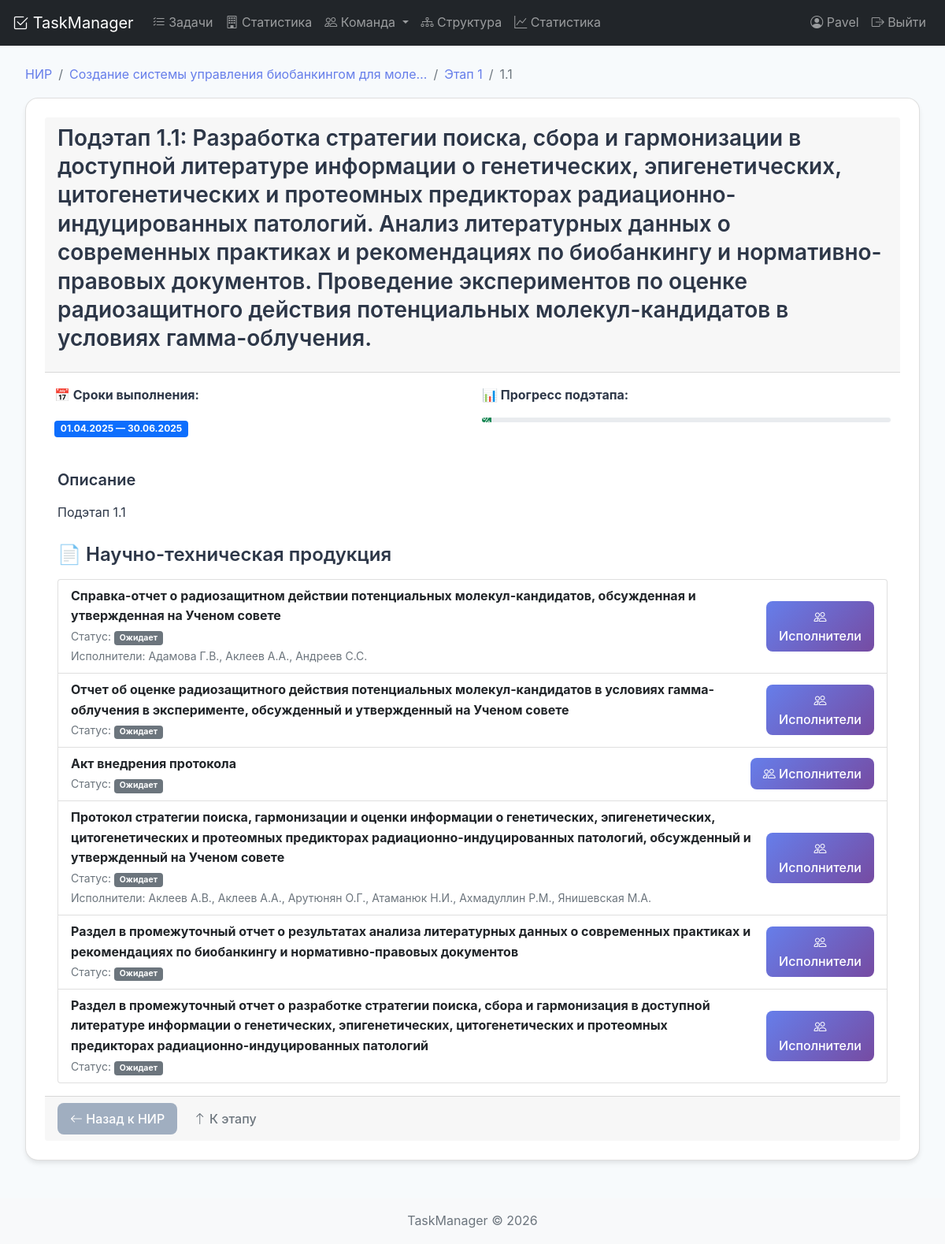
The page /research/substage/210/ (signed in) on the database as committed earlier.
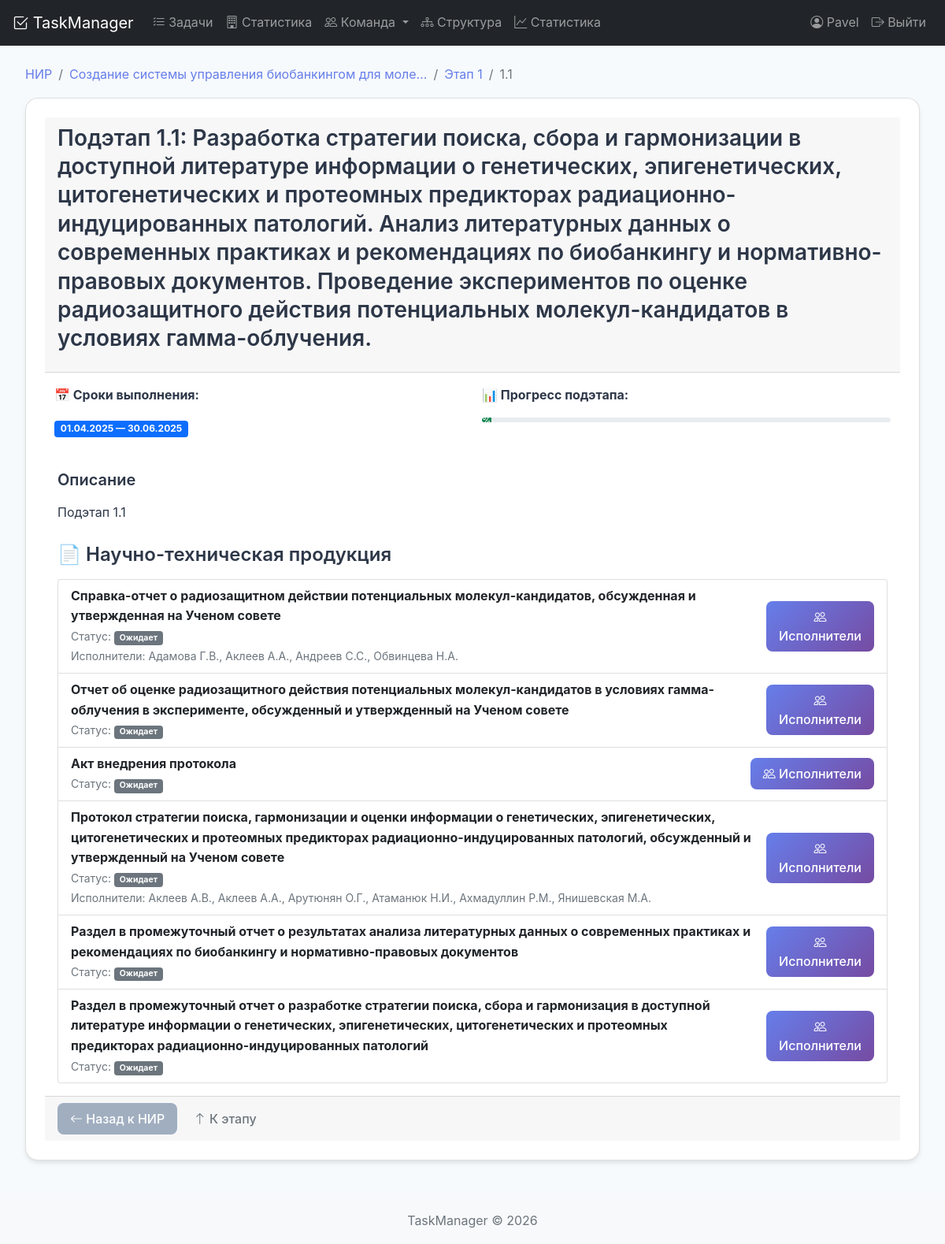
The same page on the database as committed later.
### tasks/models.py (models this page shows, shortened)
class ResearchProduct(models.Model):
    name = models.CharField('Наименование продукции', max_length=500)
    description = models.TextField('Описание', blank=True)
    due_date = models.DateField('Срок выполнения', null=True, blank=True)
    responsible = models.ForeignKey(
        Employee,
        on_delete=models.SET_NULL,
        verbose_name='Ответственный',
        related_name='responsible_products',
        null=True,
        blank=True
    )
    research_task = models.ForeignKey(
        'ResearchTask',
        on_delete=models.SET_NULL,
        null=True,
        blank=True,
        related_name='products',
        verbose_name='НИР'
    )
    research_stage = models.ForeignKey(
        'ResearchStage',
        on_delete=models.SET_NULL,
        null=True,
        blank=True,
        related_name='products',
        verbose_name='Этап НИР'
    )
    research_substage = models.ForeignKey(
        'ResearchSubstage',
        on_delete=models.SET_NULL,
        null=True,
        blank=True,
        related_name='products',
        verbose_name='Подэтап НИР'
    )
    product_type = models.CharField(
        'Тип продукции',
        max_length=50,
        choices=[
            ('report', 'Отчет'),
            ('article', 'Статья'),
            ('patent', 'Патент'),
            ('methodology', 'Методика'),
            ('software', 'Программное обеспечение'),
            ('other', 'Другое'),
        ],
        default='report'
    )
    planned_start = models.DateField('Планируемая дата начала', null=True, blank=True)
    planned_end = models.DateField('Планируемая дата окончания', null=True, blank=True)
    actual_start = models.DateField('Фактическая дата начала', null=True, blank=True)
    actual_end = models.DateField('Фактическая дата окончания', null=True, blank=True)
    STATUS_CHOICES = [
        ('pending', 'Ожидает'),
        ('in_progress', 'В работе'),
        ('completed', 'Выполнено'),
        ('delayed', 'Задержка'),
        ('cancelled', 'Отменена'),
    ]
    status = models.CharField('Статус', max_length=20, choices=STATUS_CHOICES, default='pending')
    completion_percent = models.IntegerField('Процент выполнения', default=0)
    notes = models.TextField('Примечания', blank=True)
    created_date = models.DateTimeField('Дата создания', auto_now_add=True)
    updated_date = models.DateTimeField('Дата обновления', auto_now=True)
    created_by = models.ForeignKey(
        'auth.User',
        on_delete=models.SET_NULL,
        null=True,
        related_name='created_products'
    )
    class Meta:
        verbose_name = 'Научная продукция'
        verbose_name_plural = 'Научная продукция'
        ordering = ['-created_date']

class ProductPerformer(models.Model):
    ROLE_CHOICES = [
        ('responsible', 'Ответственный исполнитель'),
        ('executor', 'Исполнитель'),
        ('consultant', 'Консультант'),
        ('reviewer', 'Рецензент'),
        ('approver', 'Утверждающий'),
    ]
    product = models.ForeignKey(
        ResearchProduct,
        on_delete=models.CASCADE,
        related_name='product_performers',
        verbose_name='Продукция'
    )
    employee = models.ForeignKey(
        Employee,
        on_delete=models.CASCADE,
        related_name='product_performers',
        verbose_name='Сотрудник'
    )
    role = models.CharField('Роль', max_length=20, choices=ROLE_CHOICES, default='executor')
    contribution_percent = models.DecimalField(
        'Доля участия (%)',
        max_digits=5,
        decimal_places=2,
        null=True,
        blank=True,
        help_text='Сумма долей всех исполнителей может быть больше 100%'
    )
    start_date = models.DateField('Дата начала работы', null=True, blank=True)
    end_date = models.DateField('Дата окончания работы', null=True, blank=True)
    notes = models.TextField('Примечания', blank=True)
    assigned_date = models.DateTimeField('Дата назначения', auto_now_add=True)
    assigned_by = models.ForeignKey(
        'auth.User',
        on_delete=models.SET_NULL,
        null=True,
        related_name='assigned_performers'
    )
    class Meta:
        verbose_name = 'Исполнитель продукции'
        verbose_name_plural = 'Исполнители продукции'
        unique_together = ['product', 'employee']  # Один сотрудник на продукцию - одна запись
        ordering = ['-role', 'employee__last_name']

class Employee(models.Model):
    DEPARTMENT_CHOICES = [
        ('development', 'Разработка'),
        ('design', 'Дизайн'),
        ('marketing', 'Маркетинг'),
        ('sales', 'Продажи'),
        ('hr', 'HR'),
        ('administration', 'Администрация'),
        ('research', 'Исследования'),
        ('other', 'Другое'),
    ]
    LABORATORY_CHOICES = [
        ('lab1', 'Лаборатория №1'),
        ('lab2', 'Лаборатория №2'),
        ('lab3', 'Лаборатория №3'),
        ('research_lab', 'Исследовательская лаборатория'),
        ('test_lab', 'Тестовая лаборатория'),
        ('other', 'Другая'),
    ]
    last_name = models.CharField('Фамилия', max_length=100)
    first_name = models.CharField('Имя', max_length=100)
    patronymic = models.CharField('Отчество', max_length=100, blank=True, null=True)
    position = models.CharField('Должность', max_length=200)
    email = models.EmailField('Email', unique=True)
    phone = models.CharField('Телефон', max_length=20, blank=True, null=True)
    department = models.CharField('Отдел', max_length=50, choices=DEPARTMENT_CHOICES, default='other')
    laboratory = models.CharField('Лаборатория', max_length=50, choices=LABORATORY_CHOICES, blank=True, null=True)
    hire_date = models.DateField('Дата найма', null=True, blank=True)
    is_active = models.BooleanField('Активный сотрудник', default=True)
    notes = models.TextField('Заметки', blank=True, null=True)
    created_date = models.DateTimeField('Дата создания', auto_now_add=True)
    updated_date = models.DateTimeField('Дата обновления', auto_now=True)
    created_by = models.ForeignKey(User, on_delete=models.SET_NULL, null=True, related_name='created_employees')
    class Meta:
        verbose_name = 'Сотрудник'
        verbose_name_plural = 'Сотрудники'
        ordering = ['last_name', 'first_name']
        indexes = [
            models.Index(fields=['last_name', 'first_name'], name='emp_name_idx'),
            models.Index(fields=['email'], name='emp_email_idx'),
            models.Index(fields=['is_active'], name='emp_active_idx'),
            models.Index(fields=['department'], name='emp_dept_idx'),
        ]
    @property
    def short_name(self):
        result = self.last_name
        if self.first_name:
            result += f" {self.first_name[0]}."
        if self.patronymic:
            result += f"{self.patronymic[0]}."  # Убираем пробел перед отчеством
        return result

### tasks/views/research_views.py (the view)
# urls.py: path('research/substage/<int:substage_id>/', research_substage_detail, name='research_substage_detail'),
@login_required
def research_substage_detail(request, substage_id):
    substage = get_object_or_404(ResearchSubstage, id=substage_id)
    products = substage.products.all()
    employees = Employee.objects.filter(is_active=True).order_by('last_name', 'first_name')
    context = {
        'substage': substage,
        'products': products,
        'employees': employees,
    }
    return render(request, 'tasks/research_substage_detail.html', context)

### tasks/templates/tasks/research_substage_detail.html (shortened to what the changed rows need)
{% extends 'base.html' %}
{% block content %}
<div class="container">
    <div class="card">
        <div class="card-body">
            <div class="list-group mt-3">
                {% for product in products %}
                    <div class="list-group-item">
                        <div class="d-flex justify-content-between align-items-center">
                            <div class="flex-grow-1">
                                <strong>{{ product.name }}</strong>
                                <br>
                                <small class="text-muted">
                                    Статус:
                                    <span class="badge
                                        {% if product.status == 'completed' %}bg-success
                                        {% elif product.status == 'in_progress' %}bg-primary
                                        {% elif product.status == 'delayed' %}bg-danger
                                        {% else %}bg-secondary{% endif %}">
                                        {{ product.get_status_display }}
                                    </span>
                                </small>
                                {% with performers=product.product_performers.all %}
                                    {% if performers %}
                                        <br><small class="text-muted">
                                            Исполнители:
                                            {% for p in performers %}
                                                {{ p.employee.short_name }}{% if not forloop.last %}, {% endif %}
                                            {% endfor %}
                                        </small>
                                    {% endif %}
                                {% endwith %}
                            </div>
                            <div class="ms-3">
                                <a href="{% url 'product_assign_performers' product.id %}" class="btn btn-sm btn-primary">
                                    <i class="bi bi-people"></i> Исполнители
                                </a>
                            </div>
                        </div>
                    </div>
                {% empty %}
                    <p class="text-muted">Нет продукции</p>
                {% endfor %}
            </div>
        </div>
    </div>
</div>
{% endblock %}

Rows that differ between the two databases and show on the page:
added ProductPerformer: employee.short_name "Обвинцева Н.А.", shown under ResearchProduct (number 1 of 6 on the later page)
